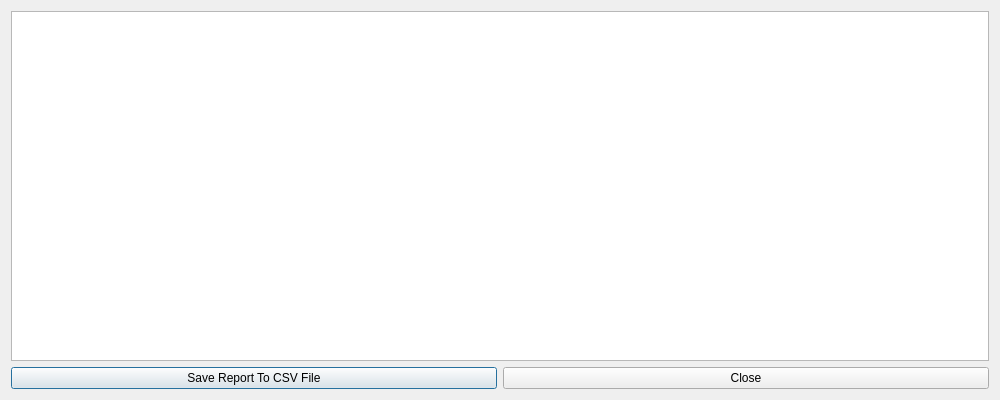
<?xml version="1.0" encoding="UTF-8"?>
<ui version="4.0">
 <class>HealthMonitor</class>
 <widget class="QDialog" name="HealthMonitor">
  <property name="geometry">
   <rect>
    <x>0</x>
    <y>0</y>
    <width>1000</width>
    <height>400</height>
   </rect>
  </property>
  <property name="windowTitle">
   <string>Health Monitor</string>
  </property>
  <layout class="QVBoxLayout" name="verticalLayout">
   <item>
    <widget class="QTreeView" name="tree_view">
     <property name="indentation">
      <number>10</number>
     </property>
     <property name="sortingEnabled">
      <bool>true</bool>
     </property>
    </widget>
   </item>
   <item>
    <layout class="QHBoxLayout" name="horizontalLayout">
     <item>
      <widget class="QPushButton" name="button_save_report_to_csv_file">
       <property name="text">
        <string>Save Report To CSV File</string>
       </property>
      </widget>
     </item>
     <item>
      <widget class="QPushButton" name="button_close">
       <property name="text">
        <string>Close</string>
       </property>
      </widget>
     </item>
    </layout>
   </item>
  </layout>
 </widget>
 <resources/>
 <connections/>
</ui>
